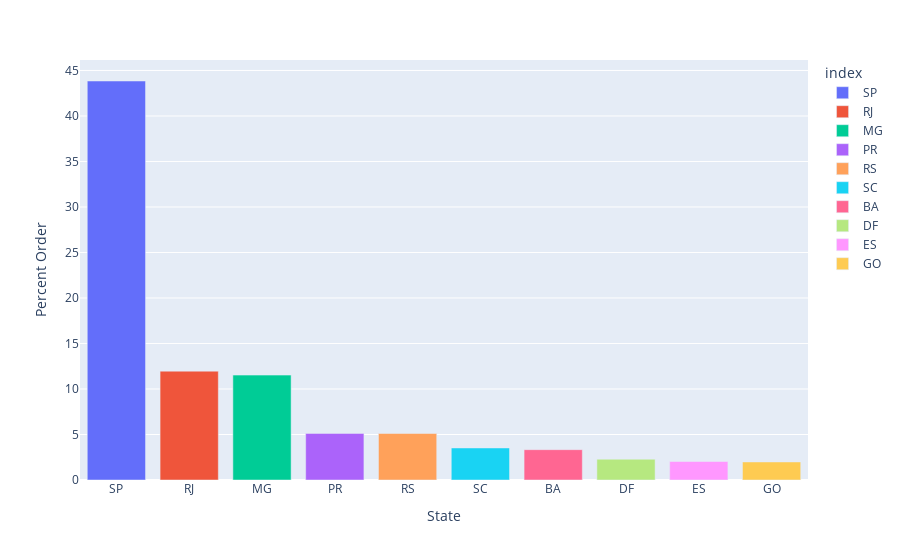

Write notebook code for a chart like this one.
### Code cell
plt.figure(figsize=(8, 6))
df_price_cat = df_top_10_customer_state['customer_state'].value_counts()/len(passive['customer_city'])*100
pal = sns.color_palette('rocket_r', len(df_price_cat))
fig = px.bar(df_price_cat, x=df_price_cat.index, y= df_price_cat.values,color=df_price_cat.index)
fig.update_xaxes(title_text='State')
fig.update_yaxes(title_text='Percent Order')
fig.show()

### Figure 1 — Plotly figure (JSON) as saved in the notebook; plotly's stock layout.template omitted (floating-point values rounded to 4 significant figures)
{"data": [{"alignmentgroup": "True", "hovertemplate": "index=%{x}<br>y=%{y}<extra></extra>", "legendgroup": "SP", "marker": {"color": "#636efa", "pattern": {"shape": ""}}, "name": "SP", "offsetgroup": "SP", "orientation": "v", "showlegend": true, "textposition": "auto", "type": "bar", "x": ["SP"], "xaxis": "x", "y": [43.84], "yaxis": "y"}, {"alignmentgroup": "True", "hovertemplate": "index=%{x}<br>y=%{y}<extra></extra>", "legendgroup": "RJ", "marker": {"color": "#EF553B", "pattern": {"shape": ""}}, "name": "RJ", "offsetgroup": "RJ", "orientation": "v", "showlegend": true, "textposition": "auto", "type": "bar", "x": ["RJ"], "xaxis": "x", "y": [11.96], "yaxis": "y"}, {"alignmentgroup": "True", "hovertemplate": "index=%{x}<br>y=%{y}<extra></extra>", "legendgroup": "MG", "marker": {"color": "#00cc96", "pattern": {"shape": ""}}, "name": "MG", "offsetgroup": "MG", "orientation": "v", "showlegend": true, "textposition": "auto", "type": "bar", "x": ["MG"], "xaxis": "x", "y": [11.53], "yaxis": "y"}, {"alignmentgroup": "True", "hovertemplate": "index=%{x}<br>y=%{y}<extra></extra>", "legendgroup": "PR", "marker": {"color": "#ab63fa", "pattern": {"shape": ""}}, "name": "PR", "offsetgroup": "PR", "orientation": "v", "showlegend": true, "textposition": "auto", "type": "bar", "x": ["PR"], "xaxis": "x", "y": [5.117], "yaxis": "y"}, {"alignmentgroup": "True", "hovertemplate": "index=%{x}<br>y=%{y}<extra></extra>", "legendgroup": "RS", "marker": {"color": "#FFA15A", "pattern": {"shape": ""}}, "name": "RS", "offsetgroup": "RS", "orientation": "v", "showlegend": true, "textposition": "auto", "type": "bar", "x": ["RS"], "xaxis": "x", "y": [5.109], "yaxis": "y"}, {"alignmentgroup": "True", "hovertemplate": "index=%{x}<br>y=%{y}<extra></extra>", "legendgroup": "SC", "marker": {"color": "#19d3f3", "pattern": {"shape": ""}}, "name": "SC", "offsetgroup": "SC", "orientation": "v", "showlegend": true, "textposition": "auto", "type": "bar", "x": ["SC"], "xaxis": "x", "y": [3.521], "yaxis": "y"}, {"alignmentgroup": "True", "hovertemplate": "index=%{x}<br>y=%{y}<extra></extra>", "legendgroup": "BA", "marker": {"color": "#FF6692", "pattern": {"shape": ""}}, "name": "BA", "offsetgroup": "BA", "orientation": "v", "showlegend": true, "textposition": "auto", "type": "bar", "x": ["BA"], "xaxis": "x", "y": [3.335], "yaxis": "y"}, {"alignmentgroup": "True", "hovertemplate": "index=%{x}<br>y=%{y}<extra></extra>", "legendgroup": "DF", "marker": {"color": "#B6E880", "pattern": {"shape": ""}}, "name": "DF", "offsetgroup": "DF", "orientation": "v", "showlegend": true, "textposition": "auto", "type": "bar", "x": ["DF"], "xaxis": "x", "y": [2.288], "yaxis": "y"}, {"alignmentgroup": "True", "hovertemplate": "index=%{x}<br>y=%{y}<extra></extra>", "legendgroup": "ES", "marker": {"color": "#FF97FF", "pattern": {"shape": ""}}, "name": "ES", "offsetgroup": "ES", "orientation": "v", "showlegend": true, "textposition": "auto", "type": "bar", "x": ["ES"], "xaxis": "x", "y": [2.033], "yaxis": "y"}, {"alignmentgroup": "True", "hovertemplate": "index=%{x}<br>y=%{y}<extra></extra>", "legendgroup": "GO", "marker": {"color": "#FECB52", "pattern": {"shape": ""}}, "name": "GO", "offsetgroup": "GO", "orientation": "v", "showlegend": true, "textposition": "auto", "type": "bar", "x": ["GO"], "xaxis": "x", "y": [1.983], "yaxis": "y"}], "layout": {"barmode": "relative", "legend": {"title": {"text": "index"}, "tracegroupgap": 0}, "margin": {"t": 60}, "xaxis": {"anchor": "y", "categoryarray": ["SP", "RJ", "MG", "PR", "RS", "SC", "BA", "DF", "ES", "GO"], "categoryorder": "array", "domain": [0, 1], "title": {"text": "State"}}, "yaxis": {"anchor": "x", "domain": [0, 1], "title": {"text": "Percent Order"}}}}
